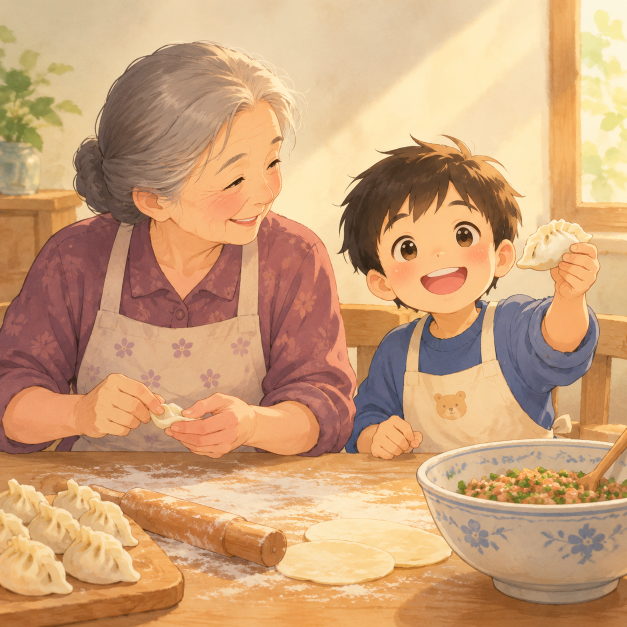
#> input picture assets/C01-story-sample.png, 1254 x 1254 px (shown at 1/2 size)
$ python -i leak_check.py   (imports and definitions only)
#> lines starting #> are read from the running program, lines starting #| are printed output that depends on the picture
"""串味检查（只报告）：参考图里的局部有没有被原样搬进成图。

取参考图里纹理最丰富的几块，在成图里做多尺度归一化互相关；某一块在成图里找到几乎一样的位置（相关系数很高），
说明参考图的内容被抄进来了。只能发现「原样搬运」，发现不了「换了个姿势的同一个人物」，后者仍靠看图验收。
纯 numpy，无需 OpenCV。
"""
from __future__ import annotations

from pathlib import Path

import numpy as np
from PIL import Image, ImageFilter

WORK_W = 384          # 统一工作宽度
PATCH = 56            # 参考块边长（工作像素）
PATCHES = 30
SCALES = (0.7, 0.85, 1.0, 1.2, 1.4)
FLAG_NCC = 0.80       # 回测：24 张人工贴块的成图检出 21 张，20 张真实成图 0 误报（references/qa.md）


def _gray(path: Path, width: int = WORK_W) -> np.ndarray:
#> called with path = '../../../assets/C01-story-sample.png', width = 384
    im = Image.open(path).convert("L")
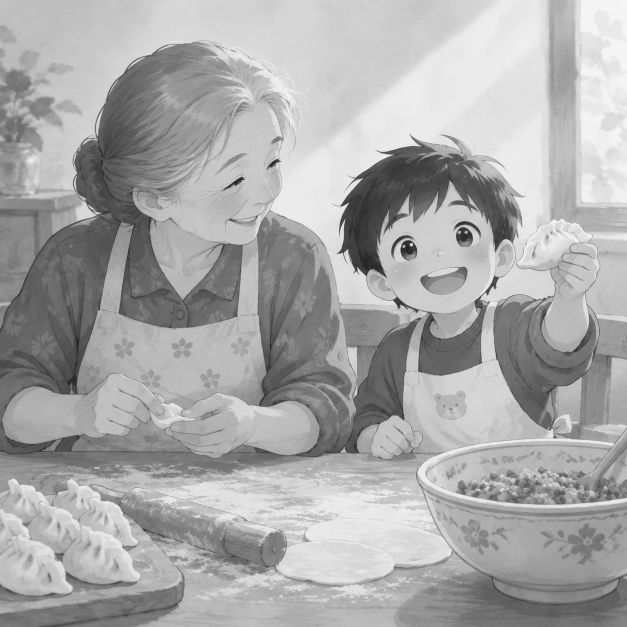
#> im: PIL image 1254x1254 L (shown at 1/2 size); min 26, max 251, mean 169.1
    h = max(8, round(im.height * width / im.width))
#> h = 384
    im = im.resize((width, h), Image.LANCZOS)
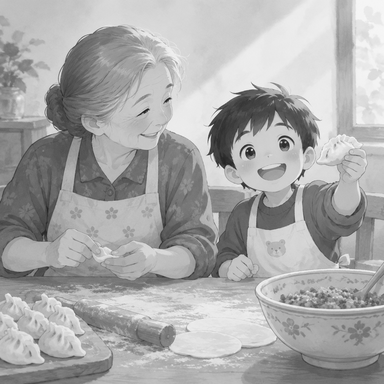
#> im: PIL image 384x384 L; min 23, max 253, mean 169.1
    low = np.asarray(im.filter(ImageFilter.GaussianBlur(6)), dtype=np.float64)
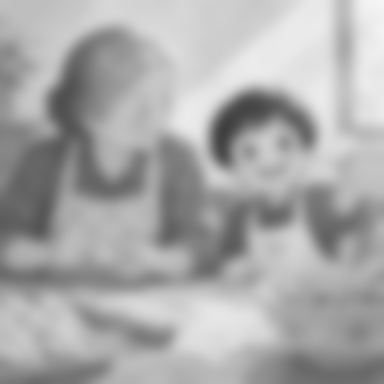
#> low: shape (384, 384) float64; min 63, max 245, mean 169.1
    return np.asarray(im, dtype=np.float64) - low   # 高通：去掉纸色与大块明暗，只比形状与笔画
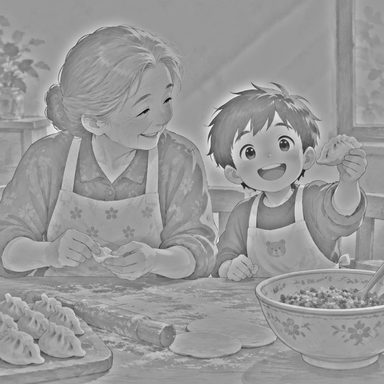
#> returned value: shape (384, 384) float64; min -165, max 110, mean 0; drawn with min black and max white


# [59 lines left out: functions _best_patches, _ncc_max, check, not called in this run]

>>> result = _gray('../../../assets/C01-story-sample.png')
